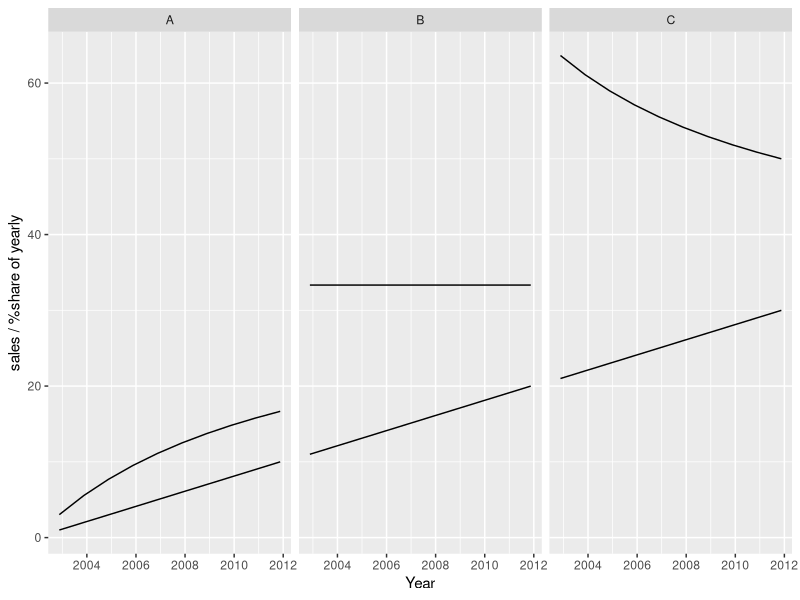

The R source for this figure:
install.packages("tibble")
library(tibble)
library(dplyr)
library(ggplot2)

#Task 1
DS = tribble(
  ~fk_account_code, ~Ansvar, ~fk_function_code, ~fk_project_code, ~amount,
  101030,40220,"Det",3432,1493.00,
  101030,40220,"Met",3586,2827.00,
  101030,40320,"Det",3456,49440.00,
  101030,40330,"Sal",NA,870716.00,
  101030,40350,"Met",NA,559928.00,
  101030,40360,"Sal",NA,125534.00,
  101030,40280,"Pol",NA,251611.00)

#1
DS <- DS %>%
  select(-fk_account_code)

#2
DS$Ansvar <- as.character(DS$Ansvar)
DS %>%
  group_by(substr(Ansvar, start = 1, stop = 3)) %>%
  summarise(sum = sum(amount)) %>%
  rename(ansvar = "substr(Ansvar, start = 1, stop = 3)")

#3
DS %>%
  mutate(new_function_code = case_when(
    fk_function_code == "Det" ~ "supplies",
    fk_function_code == "Sal" ~"inventories",
    fk_function_code == "Met" ~"inventories",
    fk_function_code == "Pol" ~"other expenses"))
  
#Task 2
df <- data.frame(Product=gl(3,10,labels=c("A","B","C")), 
                 Year=factor(rep(2002:2011,3)), 
                 Sales=1:30)
glimpse(df)

#1
df2 <- df %>%
  group_by(Year) %>%
  mutate(yearly_sales = sum(Sales)) %>%
  group_by(Year,Product) %>%
  summarise(prod_sales = sum(Sales), share_of_yearly = sum(Sales)/yearly_sales*100)

df2 %>%
  group_by(Product)

#2
ggplot(df2) +
  geom_line(aes(x=as.Date(Year, "%Y"), y=prod_sales)) +
  geom_line(aes(as.Date(Year, "%Y"), share_of_yearly)) +
  facet_wrap(~Product) +
  labs(x = "Year", y = "sales / %share of yearly")

